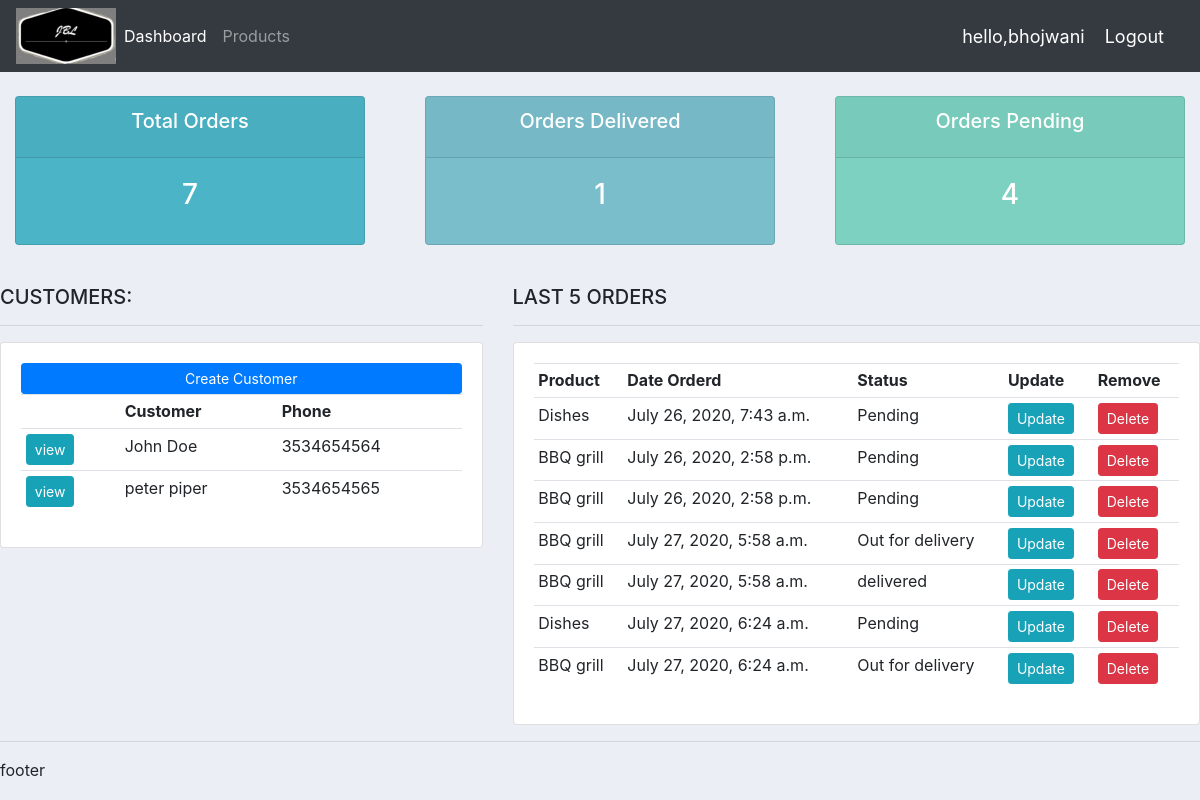
Before: / (signed in) with the older database file.
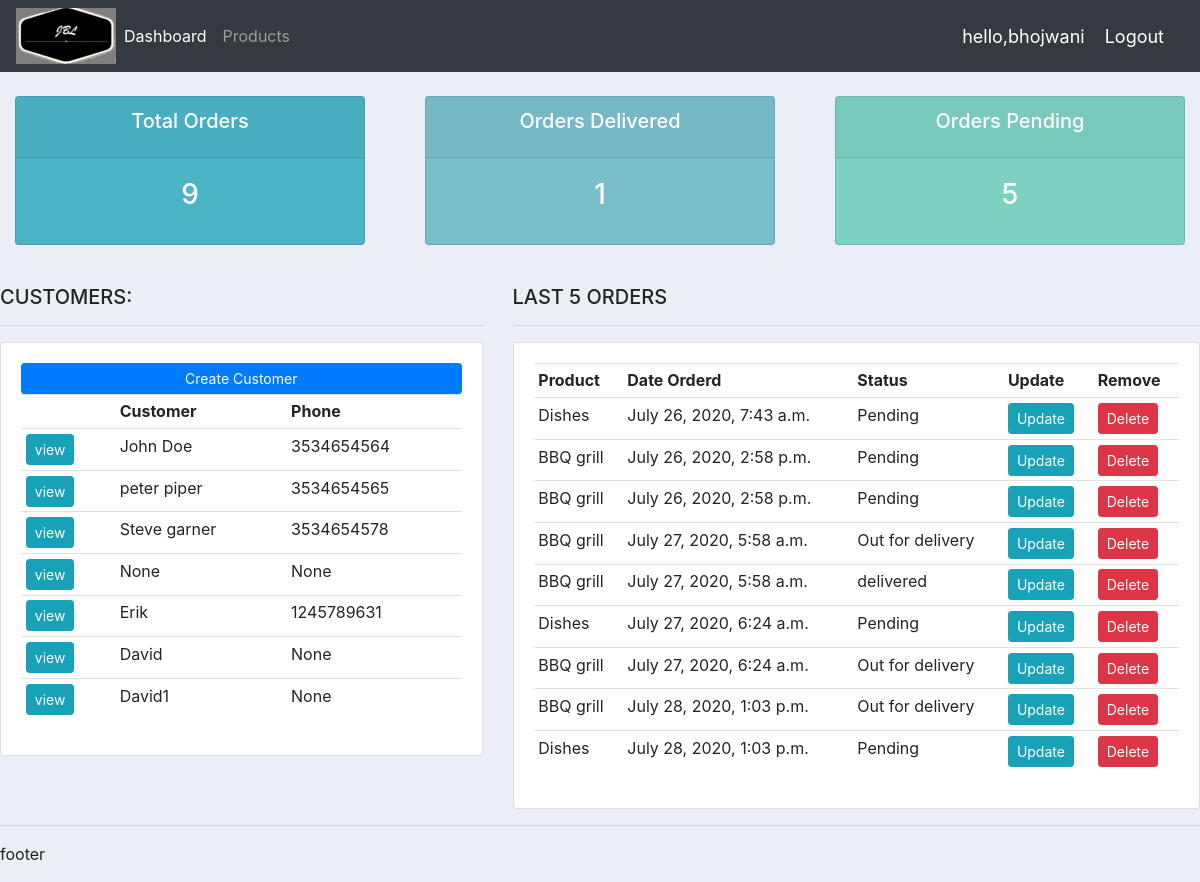
After: the same page with the newer database file.
### accounts/models.py (models this page shows, shortened)
class Customer(models.Model):
    user = models.OneToOneField(User,blank = True, null = True, on_delete=models.CASCADE)
    name = models.CharField(max_length=250,null = True)
    phone = models.CharField(max_length=50,null = True)
    email = models.CharField(max_length=250,null = True)
    profile_pic = models.ImageField(default = "profile1.png",null = True,blank = True)
    date_created = models.DateTimeField(auto_now_add=True,null = True)

class Order(models.Model):
    STATUS = (
        ('Pending','Pending'),
        ('Out for delivery','Out for delivery'),
        ('delivered','delivered'),
    )
    product =models.ForeignKey(Products,null = True,on_delete=models.SET_NULL)
    customer =models.ForeignKey(Customer,null = True,on_delete=models.SET_NULL)
    status = models.CharField(max_length = 200,null = True,choices = STATUS)
    date_created = models.DateTimeField(auto_now_add=True,null = True)
    note = models.CharField(max_length=50,null = True)

class Products(models.Model):
    CATEGORY = (
        ('Outdoor','Outdoor'),
        ('Indoor','Indoor')
    )
    name =models.CharField(max_length=250,null = True)
    price = models.FloatField(null = True)
    description =models.CharField(max_length=250,null = True,blank = True)
    category =models.CharField(max_length=250,null = True,choices = CATEGORY)
    date_created =models.DateTimeField(auto_now_add=True,null = True)
    tag =models.ManyToManyField(Tag)
    def __str__(self):
        return self.name

### accounts/decorators.py (the view)
    def wrapper(request,*args,**kwargs):
        group = None
        print(request.user.groups.all())
        if request.user.groups.exists():
            group = request.user.groups.all()[0].name
        if group == 'Customer':
            return redirect('user-page')
        if group == 'Admin':
            return view_func(request,*args,**kwargs)

### accounts/views.py (called while the page is built)
@login_required(login_url='login')
@admin_only
def home(request):
    customers = Customer.objects.all()
    orders = Order.objects.all()
    total_customers = customers.count()
    total_orders = orders.count()
    delivered = orders.filter(status = 'delivered').count()
    pending = orders.filter(status = 'Pending').count()
    context = {'customers':customers,'orders':orders,'total_orders':total_orders,'delivered':delivered,'pending':pending}
    return render(request,'accounts/dashboard.html',context)

### accounts/templates/Accounts/dashboard.html
{% extends './main.html' %}
{% block content %}
{% include './status.html' %}
<br>
<div class="row">
	<div class="col-md-5">
		<h5>CUSTOMERS:</h5>
		<hr>
		<div class="card card-body">
			<a class="btn btn-primary  btn-sm btn-block" href="">Create Customer</a>
			<table class="table table-sm">
				<tr>
					<th></th>
					<th>Customer</th>
					<th>Phone</th>
				</tr>
				{% for customer in customers %}
				<tr>
					<td><a class = "btn btn-sm btn-info" href = "{% url 'customer' customer.id %} ">view</a></td>
					<td>{{ customer.name }} </td>
					<td>{{ customer.phone }} </td>
				</tr>
				{% endfor %}
			</table>
		</div>
	</div>
	<div class="col-md-7">
		<h5>LAST 5 ORDERS</h5>
		<hr>
		<div class="card card-body">
			<table class="table table-sm">
				<tr>
					<th>Product</th>
					<th>Date Orderd</th>
					<th>Status</th>
					<th>Update</th>
					<th>Remove</th>
				</tr>
				{% for order in orders %}
				<tr>
					<td>{{ order.product }} </td>
					<td>{{ order.date_created }} </td>
					<td> {{ order.status }}</td>
					<td><a href="{% url 'update_order' order.id %}" class = "btn btn-sm btn-info">Update</a></td>
					<td><a href = "{% url 'delete_order' order.id %}" class = "btn btn-sm btn-danger">Delete</a></td>
				</tr>
				{% endfor %}
			</table>
		</div>
	</div>
</div>
{% endblock %}

### accounts/templates/Accounts/main.html (shortened to what this page needs)
{% load static %}
<!DOCTYPE html>
<html lang="en">
<head>
    <link rel="stylesheet" href="https://stackpath.bootstrapcdn.com/bootstrap/4.5.0/css/bootstrap.min.css">
    <link rel="stylesheet" type = "text/css" href="{% static '/css/main.css' %}">
</head>
<body>
    {% include './navbar.html' %}
    {% block content %}
    {% endblock %}
    <hr>
    <p> footer</p>
</body>
</html>

### accounts/templates/Accounts/navbar.html (shortened to what this page needs)
{% load static %}
<nav class="navbar navbar-expand-lg navbar-dark bg-dark">
    <img src="{% static '/images/logo2.jpg'%}" >
    <div class="collapse navbar-collapse" id="navbarNav">
      {% if request.user.is_staff %}
      <ul class="navbar-nav">
        <li class="nav-item active">
          <a class="nav-link" href="{% url 'home' %}">Dashboard</a>
        </li>
        <li class="nav-item">
          <a class="nav-link" href="{% url 'products' %}">Products</a>
        </li>
      </ul>
      {% else %}
        <li class = "nav-item" >
          <a class = "nav-link" href = "{% url 'account' %}">Settings</a>
        </li>
      {% endif %}
    </div>
  <span class = "hello-msg">hello,{{request.user}}</span>
  <span> <a class = "hello-msg" href = "{% url 'logout' %}"> Logout</a></span>
  </nav>

### accounts/templates/Accounts/status.html
<br>
<div class="row">
	<div class="col">
		<div class="col-md">
			<div class="card text-center text-white  mb-3" id="total-orders">
			  	<div class="card-header">
			  		<h5 class="card-title">Total Orders</h5>
			  	</div>
			  	<div class="card-body">
			    	<h3 class="card-title">{{total_orders}}</h3>
			  	</div>
			</div>
		</div>
	</div>
	<div class="col">
		<div class="col-md">
			<div class="card text-center text-white  mb-3" id="orders-delivered">
			  	<div class="card-header">
			  		<h5 class="card-title">Orders Delivered</h5>
			  	</div>
			  	<div class="card-body">
			    	<h3 class="card-title">{{delivered}}</h3>
			  	</div>
			</div>
		</div>
	</div>
	<div class="col">
		<div class="col-md">
			<div class="card text-center text-white  mb-3" id="orders-pending">
			  	<div class="card-header">
			  		<h5 class="card-title">Orders Pending</h5>
			  	</div>
			  	<div class="card-body">
			    	<h3 class="card-title">{{pending}}</h3>
			  	</div>
			</div>
		</div>
	</div>
</div>

### static/css/main.css (style rules this page uses)
body { background-color: #ebeff5; }
#total-orders { background-color: #4cb4c7; }
#orders-delivered { background-color: #7abecc; }
#orders-pending { background-color: #7CD1C0; }

### accounts/templates/Accounts/navbar.html (style rules this page uses)
.hello-msg { font-size: 18px; color:#fff; margin-right: 20px; }

Changed rows visible on the page:
added Customer: name "Steve garner", phone "3534654578"
added Customer: name "None", phone "None"
added Customer: name "Erik", phone "1245789631"
added Customer: name "David", phone "None"
added Customer: name "David1", phone "None"
added Order: product "BBQ grill", date_created "July 28, 2020, 1:03 p.m.", status "Out for delivery"
added Order: product "Dishes", date_created "July 28, 2020, 1:03 p.m.", status "Pending"
Other visible differences:
{{ total_orders }}: "7" → "9"
{{ pending }}: "4" → "5"
